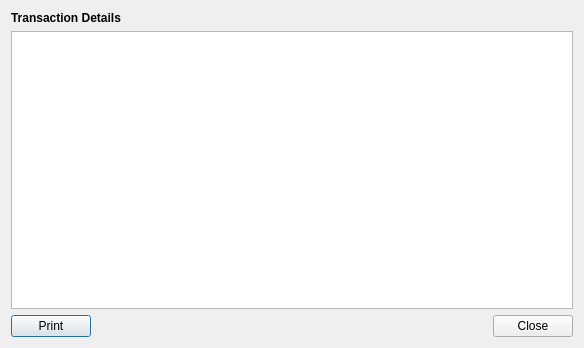
<?xml version="1.0" encoding="UTF-8"?>
<ui version="4.0">
 <class>TransactionDetails</class>
 <widget class="QDialog" name="TransactionDetails">
  <property name="geometry">
   <rect>
    <x>0</x>
    <y>0</y>
    <width>584</width>
    <height>348</height>
   </rect>
  </property>
  <property name="windowTitle">
   <string>Dialog</string>
  </property>
  <layout class="QVBoxLayout" name="verticalLayout">
   <item>
    <widget class="QLabel" name="label">
     <property name="text">
      <string>&lt;html&gt;&lt;head/&gt;&lt;body&gt;&lt;p&gt;&lt;span style=&quot; font-weight:600;&quot;&gt;Transaction Details&lt;/span&gt;&lt;/p&gt;&lt;/body&gt;&lt;/html&gt;</string>
     </property>
    </widget>
   </item>
   <item>
    <widget class="QTextBrowser" name="statement_tb">
     <property name="lineWrapMode">
      <enum>QTextEdit::NoWrap</enum>
     </property>
    </widget>
   </item>
   <item>
    <layout class="QHBoxLayout" name="horizontalLayout">
     <item>
      <widget class="QPushButton" name="print_pb">
       <property name="text">
        <string>Print</string>
       </property>
      </widget>
     </item>
     <item>
      <spacer name="horizontalSpacer">
       <property name="orientation">
        <enum>Qt::Horizontal</enum>
       </property>
       <property name="sizeHint" stdset="0">
        <size>
         <width>40</width>
         <height>20</height>
        </size>
       </property>
      </spacer>
     </item>
     <item>
      <widget class="QDialogButtonBox" name="buttonBox">
       <property name="standardButtons">
        <set>QDialogButtonBox::Close</set>
       </property>
      </widget>
     </item>
    </layout>
   </item>
  </layout>
 </widget>
 <resources/>
 <connections>
  <connection>
   <sender>buttonBox</sender>
   <signal>accepted()</signal>
   <receiver>TransactionDetails</receiver>
   <slot>accept()</slot>
   <hints>
    <hint type="sourcelabel">
     <x>544</x>
     <y>314</y>
    </hint>
    <hint type="destinationlabel">
     <x>413</x>
     <y>390</y>
    </hint>
   </hints>
  </connection>
  <connection>
   <sender>buttonBox</sender>
   <signal>rejected()</signal>
   <receiver>TransactionDetails</receiver>
   <slot>reject()</slot>
   <hints>
    <hint type="sourcelabel">
     <x>440</x>
     <y>323</y>
    </hint>
    <hint type="destinationlabel">
     <x>437</x>
     <y>410</y>
    </hint>
   </hints>
  </connection>
 </connections>
</ui>
